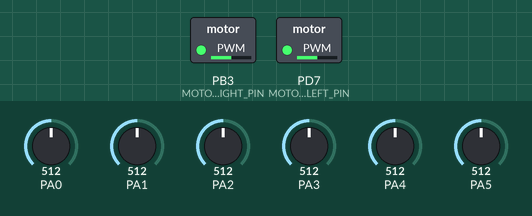
Recording of a program running on a simulated ATmega16, built with avr-gcc and emulated at 8 MHz. On the bench: switched loads named in the program (green lamp = pin HIGH). The inputs (shaded band) are chosen by the test bench; at power-on: PA0 = 512, PA1 = 512, PA2 = 512, PA4 = 512, PA3 = 512, PA5 = 512.

Above: at 1.2 s.
1.3 s: PA0 set to 832
2.8 s: PA0 set to 864
At 3.7 s:
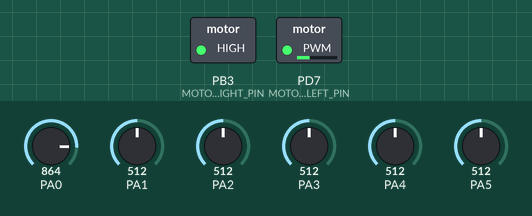
4.3 s: PA1 set to 843
5.8 s: PA1 set to 868
At 7.0 s:
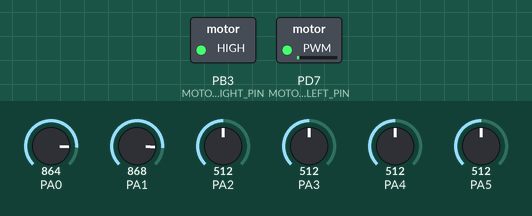
7.3 s: PA2 set to 992
At 8.4 s:
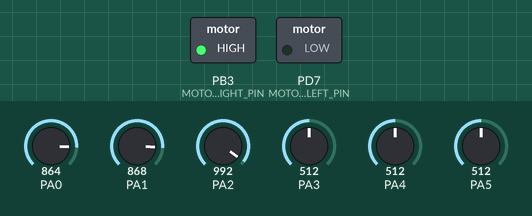
8.8 s: PA4 set to 837
10.3 s: PA4 set to 863
At 10.6 s:
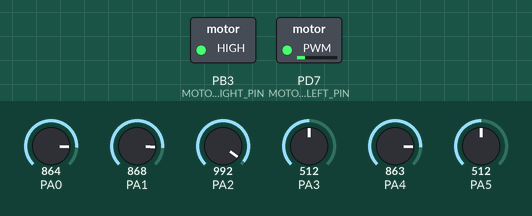
Timing chart, 0 to 12.8 s (numbered marks = the images above; inputs shaded):
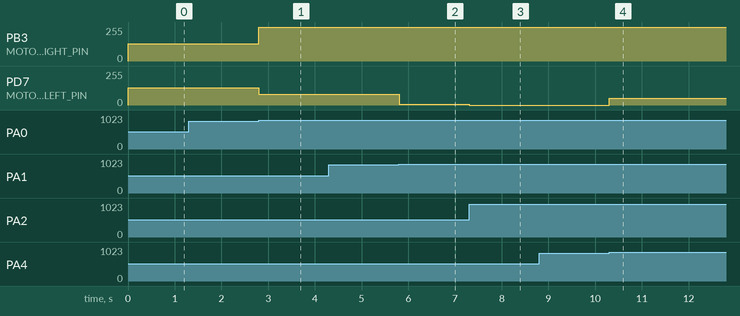

The program:

main.c
```c
/*
 * LineFollower.c
 *
 * Created: 4/4/2017 04:12:36 PM
 * Author : LOMAS
 */

#include <avr/io.h>
#define F_CPU 8000000UL
#include <util/delay.h>
#include <stdio.h>

#define BAUD 9600
#define UBBR_VAL (((F_CPU)/(BAUD*16UL)) - 1)            // Calculate value for UBBR


#define MOTOR_LEFT_PORT_DIRN	DDRD
#define MOTOR_LEFT_PIN			PORTD7

#define MOTOR_RIGHT_PORT_DIRN	DDRB
#define MOTOR_RIGHT_PIN			PORTB3

#define SENSOR_TRACK_TRUE_VAL	850


void init_UART(void) {
	UBRRL = UBBR_VAL;                           // Write to Lower UBBR register
	UBRRH = (UBBR_VAL>>8);                      // Write to Higher UBBR register
	UCSRB|= (1<<TXEN)|(1<<RXEN);				// enable receiver and transmitter
	UCSRC|= (1<<URSEL)|(1<<UCSZ0)|(1<<UCSZ1);   // 8bit data format, No parity, One stop bit
}

int uart_putchar(char c, FILE *stream) {
	if (c == '\n')
	uart_putchar('\r', stream);
	while(!(UCSRA & (1 << UDRE))); // Loop until UDRE is set
	UDR = c;
	return 0;
}

void init_adc(void) {
	ADCSRA |= (1<<ADEN);					// Enable ADC of ATmega16
	ADCSRA |= ((1<<ADPS1)|(1<<ADPS2));		// Set 12MHz/64 = 187KHz which is <200KHz	|
	ADMUX |= ((1<<REFS0));					// AREF = AVcc
	ADMUX &= ~(1<<ADLAR);					// Left Justified Results in Higher ADC register
}

unsigned int read_adc(unsigned char channel) {
	channel = channel & 0b00000111;		// channel must be between 0 to 7
	ADMUX |= channel;					// selecting channel

	ADCSRA |= (1<<ADSC);				// start conversion
	while(!(ADCSRA & (1 << ADIF)));		// waiting for ADIF
	ADCSRA|=(1<<ADIF);					// clearing of ADIF, it is done by writing 1 to it
	ADMUX &= 0b11111000;
	return ADC;
}
void pwm_motor_left(uint8_t duty) {
	OCR2 = duty;
	return;
}

void pwm_motor_right(uint8_t duty) {
	OCR0 = duty;
	return;
}

void init_pwm(void) {
	MOTOR_RIGHT_PORT_DIRN |=(1 << MOTOR_RIGHT_PIN);
	TCCR0 = 0x62;

	MOTOR_LEFT_PORT_DIRN |=(1 << MOTOR_LEFT_PIN);
	TCCR2 = 0x62;
}

void init_timer1() {

}
uint8_t sensor_schmmit_trigger(uint16_t sensor_val) {
	if( sensor_val > SENSOR_TRACK_TRUE_VAL)
		return 1;
	else
		return 0;
}

int main(void) {

	init_UART();
	init_adc();
	init_pwm();
	pwm_motor_left(128);
	pwm_motor_right(128);

	// Setup for pipelining UART data to C standard IO library making printf() work
    static FILE mystdout = FDEV_SETUP_STREAM(uart_putchar, NULL, _FDEV_SETUP_WRITE);
    stdout = &mystdout;

	uint16_t sensor_raw[6];
	uint8_t sensor_digit[6];

	char error_weight[] = {-3, -2, -1, 1, 2, 3};

	int8_t error = 0;
	float pos_current = 0.0;
	float pos_target = 0.0;

	// Tunning parameters (gain)
	float Kp = 1.7;
	float Kd = 3;
	float Ki = 0.5;

	// P, I and D values
	float P = 0.0;
	float D = 0.0;
	float I = 0.0;

	// Correction constants
	uint16_t multiplier = 15;
	float last_error = 0;
	int16_t correction = 0;
	uint8_t basePWM = 200;

	int16_t pwm_left_motor = 0;
	int16_t pwm_right_motor = 0;
	uint8_t sum_sensor_digit = 0;

    while (1) {
		error = 0;

		for(uint8_t i = 0; i < 6; i++) {
			sensor_raw[i] = read_adc(i);
		}

		for(uint8_t i = 0; i < 6; i++) {
			if(sensor_schmmit_trigger(sensor_raw[i]))
				sensor_digit[i] = 1;
			else
				sensor_digit[i] = 0;
			sum_sensor_digit += sensor_digit[i];
		}

		for(uint8_t i = 0; i < 6; i++) {
			if(sensor_digit[i])
				error += error_weight[i];
		}

		// Calculation of Proportional Component
		P = Kp * error;

		// Calculation of Integral Component
		I = Ki * (error + last_error);

		// Calculation of Derivative Component
		D = Kd * (error - last_error);


		// ----------------- PD --------------------
		/*correction = ((int)P  + (int)D) * multiplier;*/

		// ----------------- PI --------------------
		/*correction = ((int)P  + (int)I) * multiplier;*/

		// ----------------- PID --------------------
		correction = ((int)P  + (int)I + (int)D) * multiplier;

		// ----- Save last error value -------- //
		last_error = error;


		// ----- Apply correction to motors ----- //

		if(correction >= 255) correction = 255;

		if(correction <= -255) correction = -255;

		pwm_left_motor = basePWM + correction;
		pwm_right_motor = basePWM - correction;


		if(pwm_left_motor > 255) pwm_left_motor = 255;
		if(pwm_right_motor > 255) pwm_right_motor = 255;

		if(pwm_left_motor < 0) pwm_left_motor = 0;
		if(pwm_right_motor < 0) pwm_right_motor = 0;

		if(sum_sensor_digit) {
			pwm_motor_left(pwm_left_motor);
			pwm_motor_right(pwm_right_motor);
		} else {
			pwm_motor_left(128);
			pwm_motor_right(128);
		}
		sum_sensor_digit = 0;

// 		printf("----------------------------------------------------------------------------------------------------------\n");
// 		printf("Sensor 0 : %d\tSensor 1 : %d\tSensor 2 : %d\tSensor 3 : %d\tSensor 4 : %d\tSensor 5 : %d\n", sensor_raw[0], sensor_raw[1], sensor_raw[2], sensor_raw[3], sensor_raw[4], sensor_raw[5]);
// 		printf("Error : %d\n", error);
// 		printf("PWM Left Motor : %d\t PWM Right Motor : %d\n", pwm_left_motor, pwm_right_motor);
		/*_delay_ms(500);*/


	}
	return 0;
}
```

Measured:
- the behaviour switches between 850 and 851 on PA0 (found by bisection; images 0 and 1)
- the behaviour switches between 850 and 851 on PA1 (found by bisection; images 1 and 2)
- the behaviour switches between 850 and 851 on PA4 (found by bisection; images 3 and 4)
- after the input at 1.3 s, every drawn part: stays the same
- after the input at 2.8 s, PB3 (MOTOR_RIGHT_PIN): 128/255 → 255/255 at once; PD7 (MOTOR_LEFT_PIN): 128/255 → 80/255 at once
- after the input at 4.3 s, every drawn part: stays the same
- after the input at 5.8 s, PD7 (MOTOR_LEFT_PIN): 80/255 → 5/255 at once
- after the input at 7.3 s, PD7 (MOTOR_LEFT_PIN): 5/255 → 0/255 at once
- after the input at 8.8 s, every drawn part: stays the same
- after the input at 10.3 s, PD7 (MOTOR_LEFT_PIN): 0/255 → 50/255 at once
